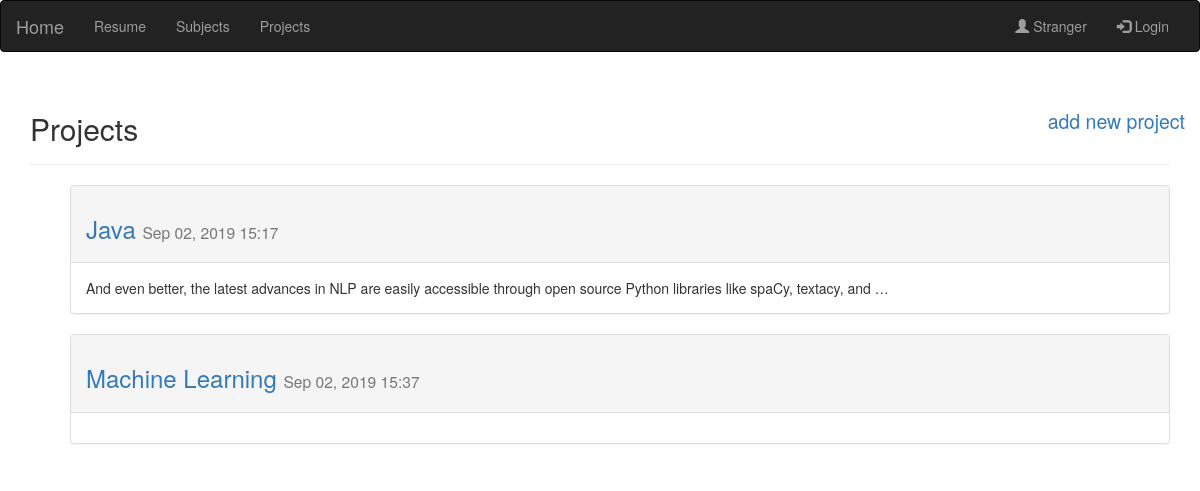
The page /projects/ on the database as committed earlier.
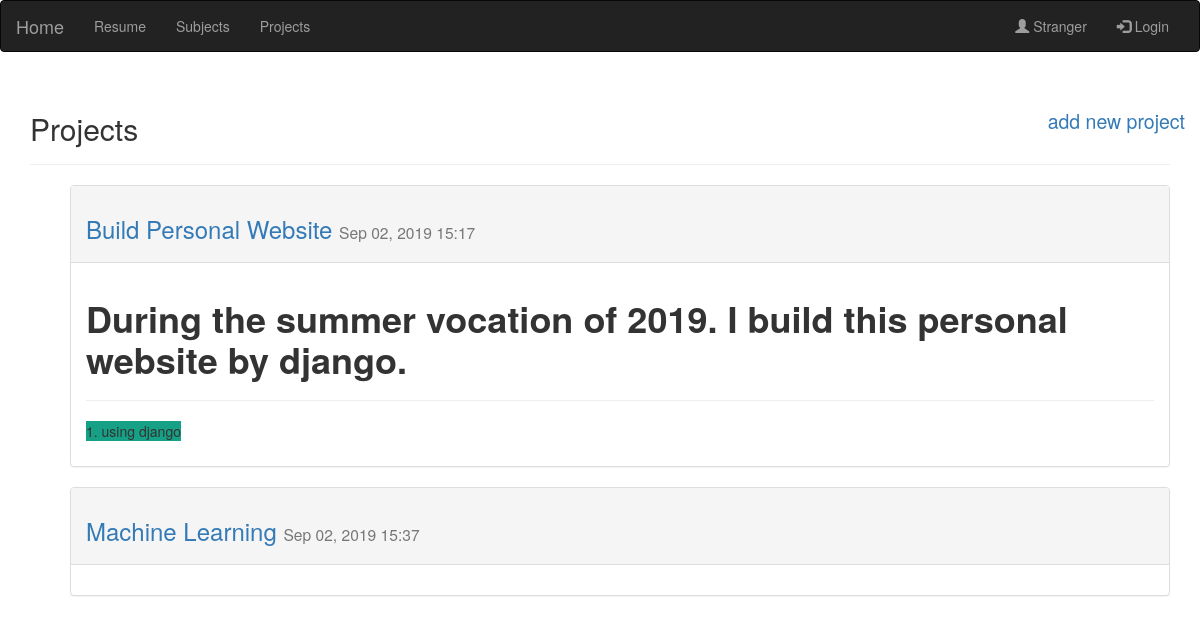
The same page on the database as committed later.
### app_pw/models.py (models this page shows, shortened)
class Project(models.Model):
	pro_name = models.CharField(max_length=200)
	text = RichTextField(config_name='my_config')
	date_added= models.DateTimeField(auto_now_add = True)
	owner = models.ForeignKey(User, on_delete=models.CASCADE)

### app_pw/views.py (the view)
# urls.py: path('projects/', views.projects, name='projects'),
def projects(request):
	projects = Project.objects.all()
	context = {'projects':projects}
	return render(request, 'app_pw/projects.html', context)

### app_pw/templates/app_pw/projects.html
{% extends 'app_pw/base.html' %}
{% load bootstrap3 %}
{% block header %}
	<h2>Projects
		<small class="nav navbar-nav navbar-right">
			<a href="{% url 'app_pw:new_project' %}" >add new project</a>
		</small>
	</h2>
{% endblock header %}
{% block content %}
	<ul>
    {% for project in projects %}
    <div class="panel panel-default">
      <div class="panel-heading" style="padding-right: 2em">
        <h3>
          <a href="{% url 'app_pw:project' project.id %}">{{ project.pro_name}}</a>
          <small >
            {{ project.date_added|date:'M d, Y H:i'}}
          </small>
        </h3>
      </div>
    <div class="panel-body">
      {% autoescape off %}
        {{project.text|truncatewords:20}}
      {% endautoescape %}
    </div>
  </div>
    {% empty %}
      <h3>There are no homeworks added </h3>
    {% endfor %}
  </ul>
{% endblock content %}

Rows that differ between the two databases and show on the page:
changed Project: pro_name "Java" → "Build Personal Website"; text "And even better, the latest advances in NLP are easily accessible through open source Python libraries like spaCy, textacy, and …" → "During the summer vocation of 2019. I build this personal website by django. 1. using django"
